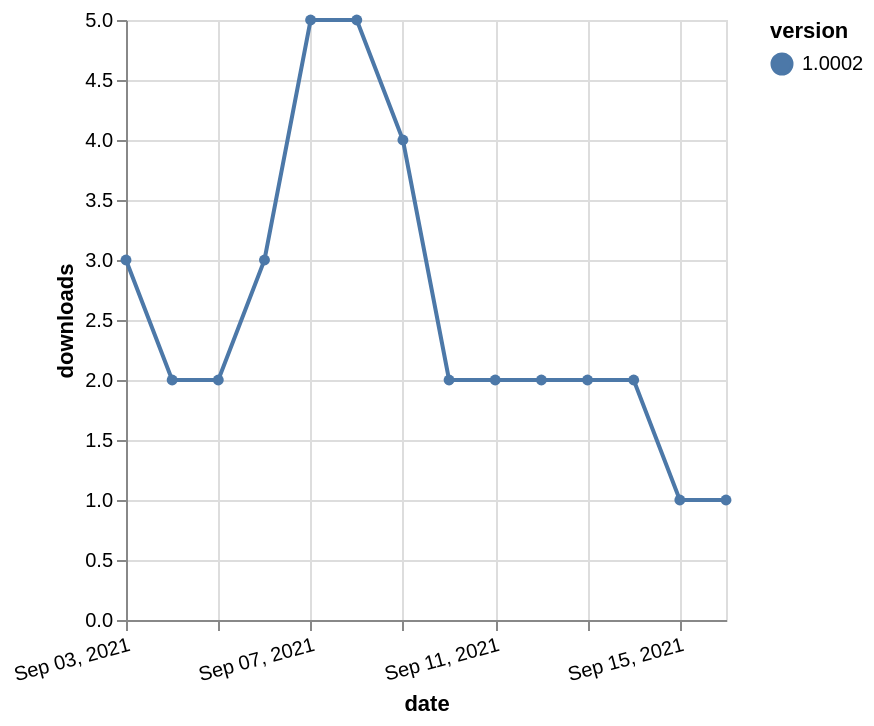

The Vega-Lite source for this figure:
### Vega-Lite specification from a JSON file in a GitHub repository (floating-point values rounded to 4 significant figures)
{"$schema": "https://vega.github.io/schema/vega-lite/v5.json", "description": "A simple bar chart with embedded data.", "data": {"values": [{"date": "2021-09-03", "total": 2449, "delta": 3, "version": "1.0002"}, {"date": "2021-09-04", "total": 2451, "delta": 2, "version": "1.0002"}, {"date": "2021-09-05", "total": 2453, "delta": 2, "version": "1.0002"}, {"date": "2021-09-06", "total": 2456, "delta": 3, "version": "1.0002"}, {"date": "2021-09-07", "total": 2461, "delta": 5, "version": "1.0002"}, {"date": "2021-09-08", "total": 2466, "delta": 5, "version": "1.0002"}, {"date": "2021-09-09", "total": 2470, "delta": 4, "version": "1.0002"}, {"date": "2021-09-10", "total": 2472, "delta": 2, "version": "1.0002"}, {"date": "2021-09-11", "total": 2474, "delta": 2, "version": "1.0002"}, {"date": "2021-09-12", "total": 2476, "delta": 2, "version": "1.0002"}, {"date": "2021-09-13", "total": 2478, "delta": 2, "version": "1.0002"}, {"date": "2021-09-14", "total": 2480, "delta": 2, "version": "1.0002"}, {"date": "2021-09-15", "total": 2481, "delta": 1, "version": "1.0002"}, {"date": "2021-09-16", "total": 2482, "delta": 1, "version": "1.0002"}]}, "width": "container", "mark": {"type": "line", "point": {"filled": true}}, "encoding": {"x": {"field": "date", "type": "temporal", "timeUnit": "yearmonthdate", "title": "date", "axis": {"labelAngle": -15}}, "y": {"field": "delta", "type": "quantitative", "title": "downloads"}, "color": {"field": "version", "type": "nominal"}, "tooltip": {"field": "delta"}}}
